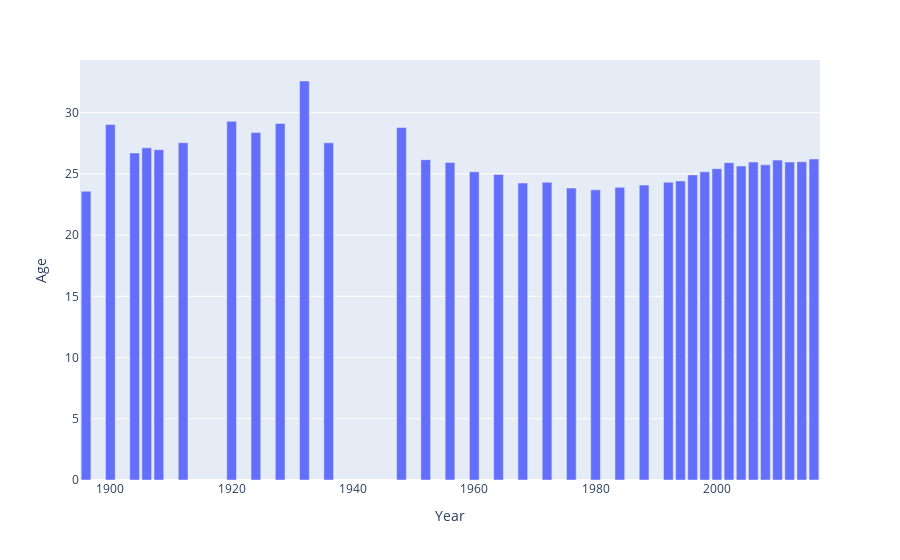

The notebook cell this image was saved under:
### Code cell
px.bar(grouped,grouped["Year"], grouped["Age"] , orientation='v')

### Figure 1 — Plotly figure (JSON) as saved in the notebook; plotly's stock layout.template omitted (floating-point values rounded to 4 significant figures)
{"data": [{"alignmentgroup": "True", "hovertemplate": "Year=%{x}<br>Age=%{y}<extra></extra>", "legendgroup": "", "marker": {"color": "#636efa"}, "name": "", "offsetgroup": "", "orientation": "v", "showlegend": false, "textposition": "auto", "type": "bar", "x": [1896, 1900, 1904, 1906, 1908, 1912, 1920, 1924, 1928, 1932, 1936, 1948, 1952, 1956, 1960, 1964, 1968, 1972, 1976, 1980, 1984, 1988, 1992, 1994, 1996, 1998, 2000, 2002, 2004, 2006, 2008, 2010, 2012, 2014, 2016], "xaxis": "x", "y": [23.58, 29.03, 26.7, 27.13, 26.97, 27.54, 29.29, 28.37, 29.11, 32.58, 27.53, 28.78, 26.16, 25.93, 25.17, 24.94, 24.25, 24.31, 23.84, 23.69, 23.9, 24.08, 24.32, 24.42, 24.92, 25.16, 25.42, 25.92, 25.64, 25.96, 25.73, 26.12, 25.96, 25.99, 26.21], "yaxis": "y"}], "layout": {"barmode": "relative", "legend": {"tracegroupgap": 0}, "margin": {"t": 60}, "xaxis": {"anchor": "y", "domain": [0, 1], "title": {"text": "Year"}}, "yaxis": {"anchor": "x", "domain": [0, 1], "title": {"text": "Age"}}}}
